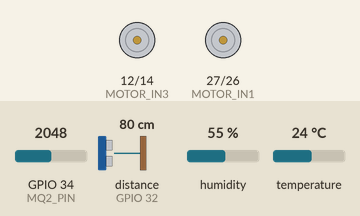
Bench run of a sketch on a simulated ESP32. On the bench: motor-driver pin pairs drawn as motors (green arrow = first pin HIGH = forward, orange = second pin HIGH = backward, longer = more drive). Wiring (inferred from the names in the program): ultrasonic range finder: trigger GPIO 13; echo GPIO 32. The test bench sets the inputs (shaded band); at power-on: GPIO 34 (MQ2_PIN) = 2048, distance to the obstacle (sensor on GPIO 32) 80 cm, humidity 55 %, temperature 24 °C. The echo pulse lasts 58.3 µs per cm; WiFi joins after 1.5 s; servers stay silent unless stated; what the sketch prints to the serial monitor is not drawn.

Above: at 1.1 s.
At 2.7 s:
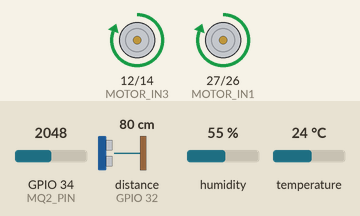
Timing chart, 0 to 6.1 s (numbered marks = the images above):
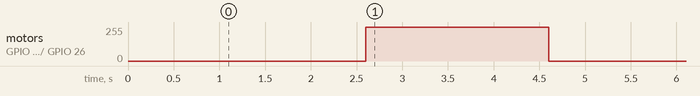

Measured:
- by itself, motor on GPIO 12 (MOTOR_IN3) / GPIO 14 (MOTOR_IN4), motor on GPIO 27 (MOTOR_IN1) / GPIO 26 (MOTOR_IN2): stopped → forward 255/255 at 2.6 s, → stopped 2.0 s later

The sketch:

esp32_firebase_email_auth.ino
```cpp
/**
 * Smart Tunnel Inspection Rover - ESP32 Firebase Email Auth
 * Civil Engineering Department - 2025
 *
 * Features:
 * - Autonomous circular movement (2s forward, 10s scan, 0.5s turn right)
 * - Firebase Email/Password authentication
 * - DHT22, MQ-2, HC-SR04 sensors
 * - L298N motor driver control
 *
 * Authentication: 727723euee010@skcet.ac.in
 */

#include <WiFi.h>
#include <DHT.h>
#include <Firebase_ESP_Client.h>
#include "addons/TokenHelper.h"
#include "addons/RTDBHelper.h"

// ==================== WiFi Configuration ====================
const char* ssid[] = {"ZORO", "Santhosh SK", "Aadeesh"};
const char* password[] = {"zoro1111", "12345678", "12312312"};
const int numNetworks = 3;

// ==================== Firebase Configuration ====================
#define API_KEY "AIzaSyAbsngu27x5C2Nv_wzoD2WeZmNF4eW84V0"
#define DATABASE_URL "https://rover-6126b-default-rtdb.asia-southeast1.firebasedatabase.app"

// Firebase Email Authentication
#define USER_EMAIL "727723euee010@skcet.ac.in"
#define USER_PASSWORD "Arun2786****"

// Firebase objects
FirebaseData fbdo;
FirebaseAuth auth;
FirebaseConfig config;
unsigned long dataMillis = 0;
bool firebaseReady = false;

// ==================== Pin Definitions ====================
// L298N Motor Driver Pins
#define MOTOR_IN1 27    // Left motor forward
#define MOTOR_IN2 26    // Left motor backward
#define MOTOR_IN3 12    // Right motor forward
#define MOTOR_IN4 14    // Right motor backward

// HC-SR04 Ultrasonic Sensor
#define TRIG_PIN 13     // Ultrasonic trigger
#define ECHO_PIN 32     // Ultrasonic echo

// DHT22 Temperature/Humidity Sensor
#define DHT_PIN 33      // DHT22 data pin
#define DHT_TYPE DHT22

// MQ-2 Gas Sensor
#define MQ2_PIN 34      // Analog input (ADC)

// ==================== Constants ====================
#define MOVE_DURATION 2000     // Move forward for 2 seconds
#define SCAN_DURATION 10000    // Scan for 10 seconds
#define TURN_DURATION 500      // Turn right for 0.5 seconds
#define UPDATE_INTERVAL 2000   // Send data every 2 seconds

// ==================== Objects ====================
DHT dht(DHT_PIN, DHT_TYPE);

// ==================== Global Variables ====================
unsigned long lastUpdate = 0;
unsigned long stateTimer = 0;
int currentState = 0;  // 0=move forward, 1=scan, 2=turn right
int scanCount = 0;
String deviceId = "rover_001";

// ==================== WiFi Connection ====================
void connectWiFi() {
  Serial.println("\n📡 Connecting to WiFi...");

  for (int i = 0; i < numNetworks; i++) {
    Serial.print("Trying: ");
    Serial.println(ssid[i]);

    WiFi.begin(ssid[i], password[i]);

    int attempts = 0;
    while (WiFi.status() != WL_CONNECTED && attempts < 20) {
      delay(500);
      Serial.print(".");
      attempts++;
    }

    if (WiFi.status() == WL_CONNECTED) {
      Serial.println("\n✅ WiFi connected!");
      Serial.print("📶 Network: ");
      Serial.println(ssid[i]);
      Serial.print("📍 IP Address: ");
      Serial.println(WiFi.localIP());
      Serial.print("💪 Signal Strength: ");
      Serial.print(WiFi.RSSI());
      Serial.println(" dBm");
      return;
    }

    Serial.println("\n❌ Connection failed, trying next network...");
    WiFi.disconnect();
  }

  Serial.println("\n❌ All WiFi networks failed!");
  Serial.println("⚠️ Continuing without network...");
}

// ==================== Firebase Setup ====================
void setupFirebase() {
  Serial.println("\n🔥 Initializing Firebase...");

  // Assign API key
  config.api_key = API_KEY;

  // Assign user credentials
  auth.user.email = USER_EMAIL;
  auth.user.password = USER_PASSWORD;

  // Assign database URL
  config.database_url = DATABASE_URL;

  // Assign token status callback
  config.token_status_callback = tokenStatusCallback;

  // Set buffer sizes for optimal performance
  fbdo.setBSSLBufferSize(4096, 1024);
  fbdo.setResponseSize(2048);

  // Initialize Firebase
  Firebase.begin(&config, &auth);

  // Enable auto-reconnect
  Firebase.reconnectWiFi(true);

  Serial.println("⏳ Waiting for authentication...");

  // Wait for token
  unsigned long authStart = millis();
  while (!Firebase.ready() && (millis() - authStart < 30000)) {
    delay(100);
  }

  if (Firebase.ready()) {
    firebaseReady = true;
    Serial.println("✅ Firebase authenticated successfully!");
    Serial.print("👤 User: ");
    Serial.println(USER_EMAIL);
    Serial.print("🔑 UID: ");
    Serial.println(auth.token.uid.c_str());
  } else {
    Serial.println("❌ Firebase authentication failed!");
    Serial.println("⚠️ Will retry on data send...");
  }
}

// ==================== Motor Control ====================
void setupMotors() {
  pinMode(MOTOR_IN1, OUTPUT);
  pinMode(MOTOR_IN2, OUTPUT);
  pinMode(MOTOR_IN3, OUTPUT);
  pinMode(MOTOR_IN4, OUTPUT);
  stopMotors();
  Serial.println("✅ Motor driver initialized");
}

void stopMotors() {
  digitalWrite(MOTOR_IN1, LOW);
  digitalWrite(MOTOR_IN2, LOW);
  digitalWrite(MOTOR_IN3, LOW);
  digitalWrite(MOTOR_IN4, LOW);
}

void moveForward() {
  digitalWrite(MOTOR_IN1, HIGH);  // Left forward
  digitalWrite(MOTOR_IN2, LOW);
  digitalWrite(MOTOR_IN3, HIGH);  // Right forward
  digitalWrite(MOTOR_IN4, LOW);
}

void turnRight() {
  digitalWrite(MOTOR_IN1, HIGH);  // Left forward
  digitalWrite(MOTOR_IN2, LOW);
  digitalWrite(MOTOR_IN3, LOW);   // Right backward
  digitalWrite(MOTOR_IN4, HIGH);
}

// ==================== Sensor Functions ====================
float getDistance() {
  digitalWrite(TRIG_PIN, LOW);
  delayMicroseconds(2);
  digitalWrite(TRIG_PIN, HIGH);
  delayMicroseconds(10);
  digitalWrite(TRIG_PIN, LOW);

  long duration = pulseIn(ECHO_PIN, HIGH, 30000);
  if (duration == 0) return 400.0;

  float distance = duration * 0.034 / 2;
  return (distance > 400.0) ? 400.0 : distance;
}

float readTemperature() {
  float temp = dht.readTemperature();
  return isnan(temp) ? 0.0 : temp;
}

float readHumidity() {
  float hum = dht.readHumidity();
  return isnan(hum) ? 0.0 : hum;
}

int readGasLevel() {
  int rawValue = analogRead(MQ2_PIN);
  return map(rawValue, 0, 4095, 0, 1000);
}

// ==================== Firebase Data Upload ====================
void sendDataToFirebase() {
  if (!firebaseReady && !Firebase.ready()) {
    Serial.println("⚠️ Firebase not ready, skipping upload");
    return;
  }

  // Read all sensors
  float temperature = readTemperature();
  float humidity = readHumidity();
  int gasLevel = readGasLevel();
  float distance = getDistance();

  // Print to Serial Monitor
  Serial.println("\n📊 Sensor Readings:");
  Serial.printf("🌡️  Temperature: %.1f°C\n", temperature);
  Serial.printf("💧 Humidity: %.1f%%\n", humidity);
  Serial.printf("💨 Gas Level: %d ppm\n", gasLevel);
  Serial.printf("📏 Distance: %.1f cm\n", distance);

  // Determine condition
  String condition = "Normal";
  if (gasLevel > 300) condition = "Gas Alert!";
  else if (distance < 30) condition = "Obstacle Near!";

  // Upload to Firebase
  Serial.println("\n🔄 Uploading to Firebase...");

  bool success = true;

  // Upload temperature
  if (Firebase.RTDB.setFloat(&fbdo, "/sensors/temperature", temperature)) {
    Serial.println("✅ Temperature uploaded");
  } else {
    Serial.println("❌ Temperature failed: " + fbdo.errorReason());
    success = false;
  }

  // Upload humidity
  if (Firebase.RTDB.setFloat(&fbdo, "/sensors/humidity", humidity)) {
    Serial.println("✅ Humidity uploaded");
  } else {
    Serial.println("❌ Humidity failed: " + fbdo.errorReason());
    success = false;
  }

  // Upload gas level
  if (Firebase.RTDB.setInt(&fbdo, "/sensors/gasLevel", gasLevel)) {
    Serial.println("✅ Gas level uploaded");
  } else {
    Serial.println("❌ Gas level failed: " + fbdo.errorReason());
    success = false;
  }

  // Upload distance
  if (Firebase.RTDB.setFloat(&fbdo, "/sensors/distance", distance)) {
    Serial.println("✅ Distance uploaded");
  } else {
    Serial.println("❌ Distance failed: " + fbdo.errorReason());
    success = false;
  }

  // Upload condition
  if (Firebase.RTDB.setString(&fbdo, "/sensors/condition", condition)) {
    Serial.println("✅ Condition uploaded");
  } else {
    Serial.println("❌ Condition failed: " + fbdo.errorReason());
    success = false;
  }

  // Upload timestamp
  if (Firebase.RTDB.setInt(&fbdo, "/sensors/timestamp", millis()/1000)) {
    Serial.println("✅ Timestamp uploaded");
  } else {
    Serial.println("❌ Timestamp failed: " + fbdo.errorReason());
    success = false;
  }

  // Upload device ID
  if (Firebase.RTDB.setString(&fbdo, "/sensors/deviceId", deviceId)) {
    Serial.println("✅ Device ID uploaded");
  } else {
    Serial.println("❌ Device ID failed: " + fbdo.errorReason());
    success = false;
  }

  if (success) {
    Serial.println("\n🎉 All data uploaded successfully!");
    firebaseReady = true;
  } else {
    Serial.println("\n⚠️ Some data failed to upload");
  }
}

// ==================== Main Setup ====================
void setup() {
  Serial.begin(115200);
  delay(1000);

  Serial.println("\n╔════════════════════════════════════════╗");
  Serial.println("║  Smart Tunnel Inspection Rover v3.0   ║");
  Serial.println("║  Civil Engineering Department - 2025   ║");
  Serial.println("║  Firebase Email Authentication Mode    ║");
  Serial.println("╚════════════════════════════════════════╝\n");

  // Initialize sensors
  Serial.println("🔧 Initializing hardware...");
  pinMode(TRIG_PIN, OUTPUT);
  pinMode(ECHO_PIN, INPUT);
  dht.begin();
  Serial.println("✅ Sensors initialized");

  // Initialize motors
  setupMotors();

  // Connect to WiFi
  connectWiFi();

  // Setup Firebase with email auth
  if (WiFi.status() == WL_CONNECTED) {
    setupFirebase();
  } else {
    Serial.println("⚠️ Skipping Firebase setup (no WiFi)");
  }

  Serial.println("\n╔════════════════════════════════════════╗");
  Serial.println("║     🚀 ROVER READY - AUTONOMOUS MODE   ║");
  Serial.println("╚════════════════════════════════════════╝\n");
  Serial.println("Movement Pattern:");
  Serial.println("  ➡️  2 seconds FORWARD");
  Serial.println("  🔍 10 seconds SCANNING (5 readings)");
  Serial.println("  ↩️  0.5 seconds TURN RIGHT");
  Serial.println("  🔁 REPEAT\n");

  stateTimer = millis();
}

// ==================== Main Loop ====================
void loop() {
  unsigned long currentMillis = millis();

  switch (currentState) {
    // ==================== STATE 0: MOVE FORWARD ====================
    case 0:
      if (currentMillis - stateTimer == 0) {
        Serial.println("\n🚗 STATE: MOVING FORWARD (2 seconds)");
        moveForward();
      }

      if (currentMillis - stateTimer >= MOVE_DURATION) {
        stopMotors();
        Serial.println("⏸️  Motors stopped");
        currentState = 1;
        stateTimer = currentMillis;
        scanCount = 0;
        lastUpdate = 0;  // Force immediate first reading
      }
      break;

    // ==================== STATE 1: SCANNING ====================
    case 1:
      if (currentMillis - stateTimer == 0) {
        Serial.println("\n🔍 STATE: SCANNING (10 seconds - 5 readings)");
      }

      // Take reading every 2 seconds (5 total readings)
      if (currentMillis - lastUpdate >= UPDATE_INTERVAL) {
        scanCount++;
        Serial.printf("\n📡 Reading %d/5:\n", scanCount);
        sendDataToFirebase();
        lastUpdate = currentMillis;
      }

      if (currentMillis - stateTimer >= SCAN_DURATION) {
        currentState = 2;
        stateTimer = currentMillis;
      }
      break;

    // ==================== STATE 2: TURN RIGHT ====================
    case 2:
      if (currentMillis - stateTimer == 0) {
        Serial.println("\n↩️  STATE: TURNING RIGHT (0.5 seconds)");
        turnRight();
      }

      if (currentMillis - stateTimer >= TURN_DURATION) {
        stopMotors();
        Serial.println("⏸️  Turn complete");
        currentState = 0;
        stateTimer = currentMillis;
        Serial.println("\n━━━━━━━━━━━━ CYCLE COMPLETE ━━━━━━━━━━━━\n");
      }
      break;
  }

  delay(10);  // Small delay for stability
}
```
